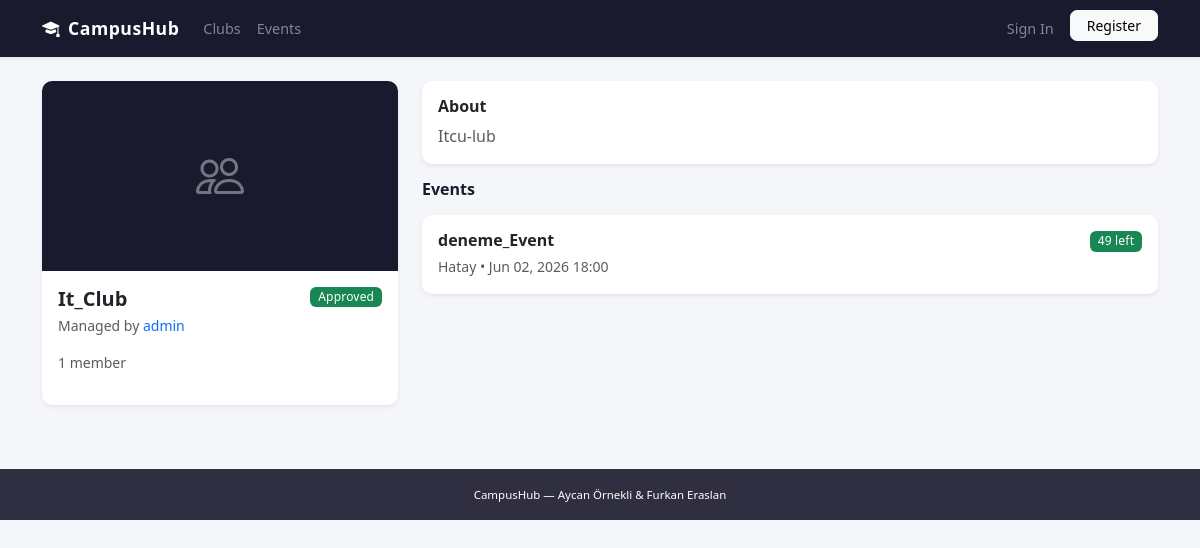
The app's page /clubs/1/ with its own data.
### clubs/models.py (models this page shows, shortened)
class Club(models.Model):
    STATUS_CHOICES = [
        ('pending', 'Pending Approval'),
        ('approved', 'Approved'),
        ('rejected', 'Rejected'),
    ]
    name = models.CharField(max_length=200, unique=True)
    description = models.TextField()
    logo = models.ImageField(upload_to='club_logos/', blank=True, null=True)
    manager = models.ForeignKey(
        settings.AUTH_USER_MODEL,
        on_delete=models.CASCADE,
        related_name='managed_clubs'
    )
    members = models.ManyToManyField(
        settings.AUTH_USER_MODEL,
        related_name='joined_clubs',
        blank=True
    )
    status = models.CharField(max_length=20, choices=STATUS_CHOICES, default='pending')
    created_at = models.DateTimeField(auto_now_add=True)
    updated_at = models.DateTimeField(auto_now=True)
    class Meta:
        ordering = ['-created_at']
    def is_approved(self):
        return self.status == 'approved'
    def member_count(self):
        return self.members.count()

### users/models.py (models this page shows, shortened)
class CustomUser(AbstractUser):
    ROLE_CHOICES = [
        ('student', 'Student'),
        ('club_manager', 'Club Manager'),
        ('admin', 'Admin'),
    ]
    role = models.CharField(max_length=20, choices=ROLE_CHOICES, default='student')
    bio = models.TextField(blank=True)
    profile_picture = models.ImageField(upload_to='profile_pics/', blank=True, null=True)
    student_id = models.CharField(max_length=20, blank=True)

### events/models.py (models this page shows, shortened)
class Event(models.Model):
    title = models.CharField(max_length=200)
    description = models.TextField()
    club = models.ForeignKey(Club, on_delete=models.CASCADE, related_name='events')
    created_by = models.ForeignKey(
        settings.AUTH_USER_MODEL,
        on_delete=models.CASCADE,
        related_name='created_events'
    )
    location = models.CharField(max_length=300)
    date = models.DateTimeField()
    max_participants = models.PositiveIntegerField(default=50)
    created_at = models.DateTimeField(auto_now_add=True)
    updated_at = models.DateTimeField(auto_now=True)
    class Meta:
        ordering = ['date']
    def is_full(self):
        return self.registrations.count() >= self.max_participants
    def spots_left(self):
        return max(0, self.max_participants - self.registrations.count())

### clubs/views.py (the view)
# urls.py: path('<int:pk>/', views.club_detail_view, name='club_detail'),
def club_detail_view(request, pk):
    club = get_object_or_404(Club, pk=pk)
    if not club.is_approved() and not (
        request.user.is_authenticated and (
            request.user.is_admin() or request.user == club.manager
        )
    ):
        return HttpResponseForbidden("This club is not yet approved.")
    is_member = request.user.is_authenticated and request.user in club.members.all()
    events = club.events.all().order_by('date')
    return render(request, 'clubs/club_detail.html', {
        'club': club,
        'is_member': is_member,
        'events': events,
    })

### templates/clubs/club_detail.html (shortened to what this page needs)
{% extends 'base.html' %}
{% block content %}
<div class="row g-4">
  <div class="col-md-4">
    <div class="card shadow-sm border-0 mb-3">
      {% if club.logo %}
      <img src="{{ club.logo.url }}" class="card-img-top" style="height:190px;object-fit:cover;" alt="{{ club.name }}">
      {% else %}
      <div class="d-flex align-items-center justify-content-center" style="height:190px;background:#1a1a2e;border-radius:10px 10px 0 0;">
        <i class="bi bi-people text-white" style="font-size:3rem;opacity:0.4;"></i>
      </div>
      {% endif %}
      <div class="card-body">
        <div class="d-flex justify-content-between align-items-start mb-1">
          <h5 class="fw-semibold mb-0">{{ club.name }}</h5>
          <span class="badge {% if club.status == 'approved' %}bg-success{% elif club.status == 'pending' %}bg-warning text-dark{% else %}bg-danger{% endif %}">
            {{ club.get_status_display }}
          </span>
        </div>
        <p class="text-muted small mb-3">
          Managed by <a href="{% url 'user_profile' club.manager.username %}" class="text-decoration-none">{{ club.manager.get_full_name|default:club.manager.username }}</a>
        </p>
        <p class="text-muted small mb-3">{{ club.member_count }} member{{ club.member_count|pluralize }}</p>
      </div>
    </div>
  </div>
  <div class="col-md-8">
    <div class="card shadow-sm border-0 mb-3">
      <div class="card-body">
        <h6 class="fw-semibold mb-2">About</h6>
        <p class="text-muted mb-0">{{ club.description }}</p>
      </div>
    </div>
    <div class="d-flex justify-content-between align-items-center mb-3">
      <h6 class="fw-semibold mb-0">Events</h6>
    </div>
    {% for event in events %}
    <div class="card mb-2 border-0 shadow-sm">
      <div class="card-body py-3">
        <div class="d-flex justify-content-between align-items-start">
          <div>
            <h6 class="mb-1">
              <a href="{% url 'event_detail' event.pk %}" class="text-decoration-none text-dark fw-semibold">{{ event.title }}</a>
            </h6>
            <small class="text-muted">{{ event.location }} &bull; {{ event.date|date:"M d, Y H:i" }}</small>
          </div>
          <span class="badge {% if event.is_full %}bg-danger{% else %}bg-success{% endif %}">
            {% if event.is_full %}Full{% else %}{{ event.spots_left }} left{% endif %}
          </span>
        </div>
      </div>
    </div>
    {% empty %}
    <p class="text-muted small">No events scheduled yet.</p>
    {% endfor %}
  </div>
</div>
{% endblock %}

### static/css/style.css (style rules this page uses)
body { font-family: 'Segoe UI', system-ui, -apple-system, sans-serif; color: #1a1a2e; background-color: #f5f6fa; }
.card { border-radius: 10px; transition: box-shadow 0.18s ease; }
.badge { font-weight: 500; letter-spacing: 0.2px; }

### records on screen
Club: name "It_Club", status "Approved", manager.get_full_name "admin", member_count "1", description "Itcu-lub"
Event: title "deneme_Event", location "Hatay", date "Jun 02, 2026 18:00", spots_left "49"
